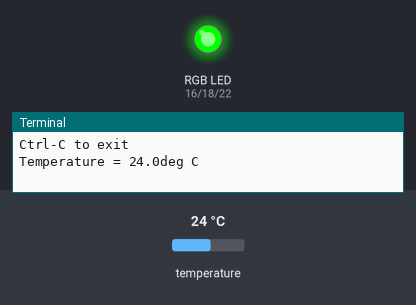
Simulated run of this program. Board: Raspberry Pi (header pin numbers). On the bench: an RGB LED mixed from three pins (HIGH = lit), the last lines printed to the terminal. The inputs (shaded band) are chosen by the test bench; at power-on: temperature 24 °C.

Above: at 1.2 s.
1.3 s: temperature set to 15.4 °C
3.2 s: temperature set to 14.4 °C
At 4.3 s:
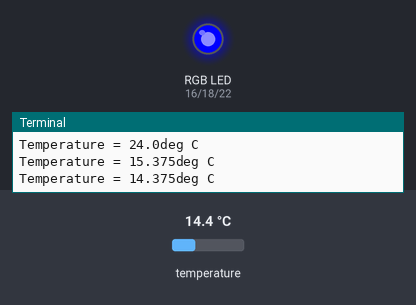
5.0 s: temperature set to 33 °C
At 6.2 s:
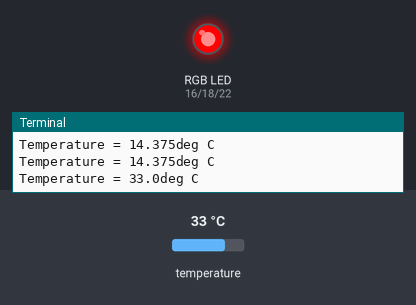
7.2 s: temperature set to 30.6 °C
9.4 s: temperature set to 29.4 °C
At 10.8 s:
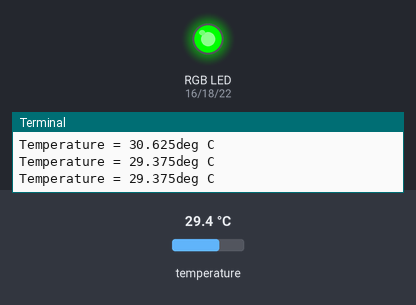
11.2 s: temperature set to 12 °C
At 12.9 s:
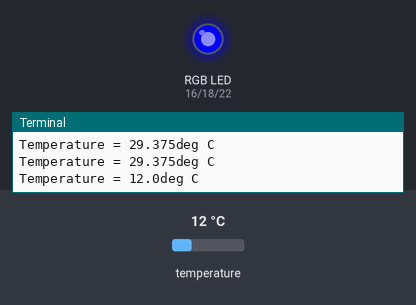
Timing chart, 0 to 14.4 s (numbered marks = the images above; inputs shaded):
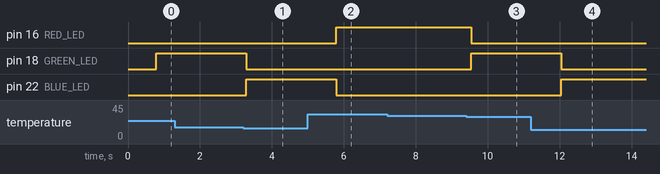

Measured:
- the behaviour switches between 15 and 14.9 °C on temperature (found by bisection; images 0 and 1)
- the behaviour switches between 30.1 and 30 °C on temperature (found by bisection; images 2 and 3)
- after the input at 3.2 s, pin 18 (GREEN_LED): HIGH → LOW after 0.08 s; pin 22 (BLUE_LED): LOW → HIGH after 0.08 s
- after the input at 5.0 s, pin 16 (RED_LED): LOW → HIGH after 0.79 s; pin 22 (BLUE_LED): HIGH → LOW after 0.79 s
- after the input at 9.4 s, pin 16 (RED_LED): HIGH → LOW after 0.14 s; pin 18 (GREEN_LED): LOW → HIGH after 0.14 s
- after the input at 11.2 s, pin 18 (GREEN_LED): HIGH → LOW after 0.84 s; pin 22 (BLUE_LED): LOW → HIGH after 0.84 s

The program:

temp_light.py
```python
# CPRG 220 Python Raspberry Pi Assignment
# Author:  Corinne Mullan
# Date:    October 7, 2018
#
# This program reads the data from the digital temperature sensor that
# is located in /sys/bus/w1/devices/28-02089245c022/w1_slave.  If the
# temperature is less than 15 degrees C, the RGB LED is set to blue.
# If the temperature is between 15 and 30 degrees C, the LED is set to
# green.  If the temperature is greater than 30 degrees C, the LED is set
# to red.  The temperature is also output to the screen.

#!/usr/bin/python3

import os
import glob
import re
import time
import RPi.GPIO as GPIO

GPIO.setmode(GPIO.BOARD)
RED_LED = 16
GREEN_LED = 18
BLUE_LED = 22

GPIO.setup(RED_LED, GPIO.OUT)
GPIO.setup(GREEN_LED, GPIO.OUT)
GPIO.setup(BLUE_LED, GPIO.OUT)

os.system("modprobe w1-gpio")
os.system("modprobe w1-therm")
base_dir = ("/sys/bus/w1/devices/")

# Get the first element in the array returned by the glob method.
# This will be the first (here, only) directory name starting with "28-".
# The w1_slave file with the temperature readings is located in this directory.
folder = glob.glob(base_dir + "28-*")[0]
file = folder + "/w1_slave"

def loop():
    # Open the file containing the temperature sensor data
    f = open(file, "r")
    lines = f.readlines()
    f.close()

    # Search for the temperature reading (at the end of the second line in the
    # format t=nnnnn) in the w1_slave file.
    # Divide by 1000 to get the temperature in degrees C
    match = re.search("t=(\d+)", lines[1])
    return float(match.group(1)) / 1000

if __name__ == "__main__":
    try:
        print("Ctrl-C to exit")
        while True:
            temp_reading = loop()
            print("Temperature = " + str(temp_reading) + "deg C")

            #Check the value of the temperature and set the LED accordingly
            if (temp_reading < 15.0):
                GPIO.output(RED_LED, False)
                GPIO.output(GREEN_LED, False)
                GPIO.output(BLUE_LED, True)
            elif (temp_reading > 30.0):
                GPIO.output(RED_LED, True)
                GPIO.output(GREEN_LED, False)
                GPIO.output(BLUE_LED, False)
            else:
                GPIO.output(RED_LED, False)
                GPIO.output(GREEN_LED, True)
                GPIO.output(BLUE_LED, False)

            time.sleep(0.5)

    except KeyboardInterrupt:
        print("Shutting down")

    finally:
        GPIO.cleanup()
```
